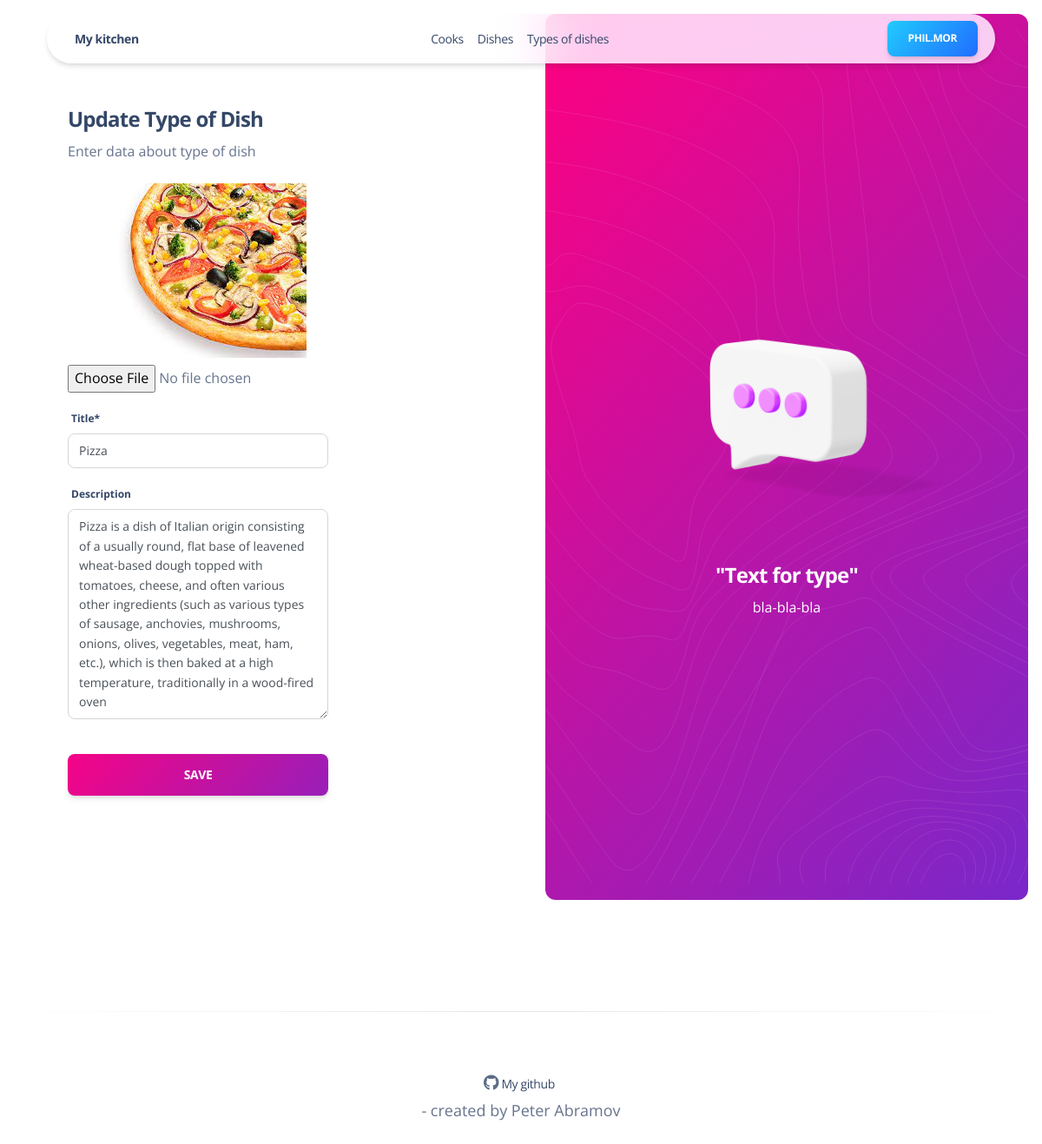
The page /types_of_dish/1/update/ (signed in) on the database its author committed.
### cafe_kitchen/models.py (models this page shows, shortened)
class Cook(AbstractUser):
    years_of_experience = models.PositiveIntegerField(null=True, blank=True)
    bio = models.TextField(null=True, blank=True)
    image = models.ImageField(upload_to='avatar', blank=True, null=True)
    def get_absolute_url(self):
        return reverse('cafe_kitchen:cook-detail', args=[str(self.id)])
    class Meta:
        ordering = ['username']

class DishType(models.Model):
    name = models.CharField(max_length=255)
    description = models.TextField(blank=True, null=True)
    image = models.ImageField(upload_to='types_of_dish', blank=True, null=True)
    class Meta:
        verbose_name = "type of dish"
        verbose_name_plural = "types of dish"
        ordering = ['name']

### cafe_kitchen/views.py (the view, shortened to what this page needs)
# urls.py: path('types_of_dish/<int:pk>/update/', DishTypeUpdateView.as_view(), name='type-of-dish-update'),
class DishTypeUpdateView(LoginRequiredMixin, UpdateView):
    model = DishType
    template_name = 'cafe_kitchen/dish_type_form.html'
    form_class = DishTypeForm

### cafe_kitchen/forms.py (shortened to what this page needs)
class DishTypeForm(forms.ModelForm):
    name = forms.CharField(
        label='Title',
        required=True,
        widget=forms.TextInput(
                                attrs={
                                    'placeholder': 'Enter name here...'
                                }
                            )
                            )
    image = forms.ImageField(
        required=False,
        widget=forms.FileInput(
            attrs={
                'class': 'custom-file-input',
                'accept': 'image/*'
            }
        )
    )
    class Meta:
        model = DishType
        fields = ['image', 'name', 'description']

### templates/cafe_kitchen/dish_type_form.html (shortened to what this page needs)
{% extends 'base.html' %}
{% load crispy_forms_filters %}
{% load crispy_forms_tags %}
{% load static %}
{% block body %} class="sign-in-illustration" {% endblock body %}
{% block header %}
{% with cook=request.user %}
  {% include 'includes/navigation.html' %}
{% endwith %}
{% endblock header %}
{% block content %}
<section>
  <div class="page-header min-vh-100 py-xl-7">
    <div class="container">
      <div class="row">
        <div class="col-xl-4 col-lg-5 col-md-7 d-flex flex-column mx-lg-0 mx-auto">
          <div class="card card-plain">
            <div class="card-header pb-0 text-left">
              <h4 class="font-weight-bolder">{{ object|yesno:"Update,Create" }} Type of Dish</h4>
              <p class="mb-0">Enter data about type of dish</p>
            </div>
            <div class="card-body">
              <form action="" method="post" enctype="multipart/form-data" class="form-group">
                <div class="form-group">
                  <div class="text-center">
                    {% if form.instance.image %}
                      <img src="{{ form.instance.image.url }}" alt="Current Image" class="img-fluid mb-2 max-height-300">
                    {% else %}
                      <img src="{% static 'img/default_photo.jpg' %}" alt="No Image" class="img-fluid mb-2 max-height-300" >
                    {% endif %}
                  </div>
                  <div class="custom-file mb-3">
                    {{ form.image}}
                  </div>
                </div>
                <div class="form-group">
                  {{ form.name|as_crispy_field }}
                </div>
                <div class="form-group">
                  {{ form.description|as_crispy_field }}
                </div>
                <div class="text-center">
                  <button type="submit" class="btn btn-lg bg-gradient-primary btn-lg w-100 mt-4 mb-0">Save</button>
                </div>
              </form>
            </div>
          </div>
        </div>
        <div class="col-6 d-lg-flex d-none h-100 my-auto pe-0 position-absolute top-0 end-0 text-center justify-content-center flex-column">
          <div class="position-relative bg-gradient-primary h-100 m-3 px-7 border-radius-lg d-flex flex-column justify-content-center">
            <div class="position-relative">
              <img class="max-width-500 w-100 position-relative z-index-2" src="{% static 'img/illustrations/chat.png' %}">
            </div>
            <h4 class="mt-5 text-white font-weight-bolder">"Text for type"</h4>
            <p class="text-white">bla-bla-bla</p>
          </div>
        </div>
      </div>
    </div>
  </div>
</section>
{% endblock content %}

### templates/includes/navigation.html (shortened to what this page needs)
{% load static %}
<div class="container position-sticky z-index-sticky top-0">
  <div class="row">
    <div class="col-12">
      <nav
        class="navbar navbar-expand-lg blur blur-rounded top-0 z-index-fixed shadow-sm position-absolute my-3 py-2 start-0 end-0 mx-4">
        <div class="container-fluid px-0">
          <a class="navbar-brand font-weight-bolder ms-sm-3" href="{% url 'cafe_kitchen:index' %}">My kitchen</a>
          {% if request.user.is_authenticated %}
          <div class="collapse navbar-collapse justify-content-center w-100" id="navigation">
            <ul class="navbar-nav navbar-nav-hover justify-content-center w-100">
              <li class="nav-item">
                <a class="nav-link" href="{% url 'cafe_kitchen:cooks' %}">Cooks</a>
              </li>
              <li class="nav-item">
                <a class="nav-link" href="{% url 'cafe_kitchen:dishes' %}">Dishes</a>
              </li>
              <li class="nav-item">
                <a class="nav-link" href="{% url 'cafe_kitchen:types-of-dish'%} ">Types of dishes</a>
              </li>
              </ul>
          </div>
          <div class="row text-center">
            <div class="col-12 mx-auto">
              <a href="{{ user.get_absolute_url }}" class="btn bg-gradient-info w-auto me-1 mb-0">
                {{ user.username }}
              </a>
            </div>
          </div>
          {% else %}
            <div class="row text-center">
              <div class="col-12 mx-auto">
                <a href="{% url 'login' %}" class="btn bg-gradient-info w-auto me-1 mb-0">Login</a>
              </div>
            </div>
          {% endif %}
        </div>
      </nav>
    </div>
  </div>
</div>

### rows shown on the page
Cook: username "PHIL.MOR"
DishType: name "Pizza", description "Pizza is a dish of Italian origin consisting of a usually round, flat base of leavened wheat-based dough topped with tomatoes, cheese, and often various other ingredients (such as various types of sausage, anchovies, mushrooms, onions, olives, vegetables, meat, ham, etc.), which is then baked at a high temperature, traditionally in a wood-fired oven"

### other values the page prints
{{ object|yesno:"Update,Create" }} "Update"
